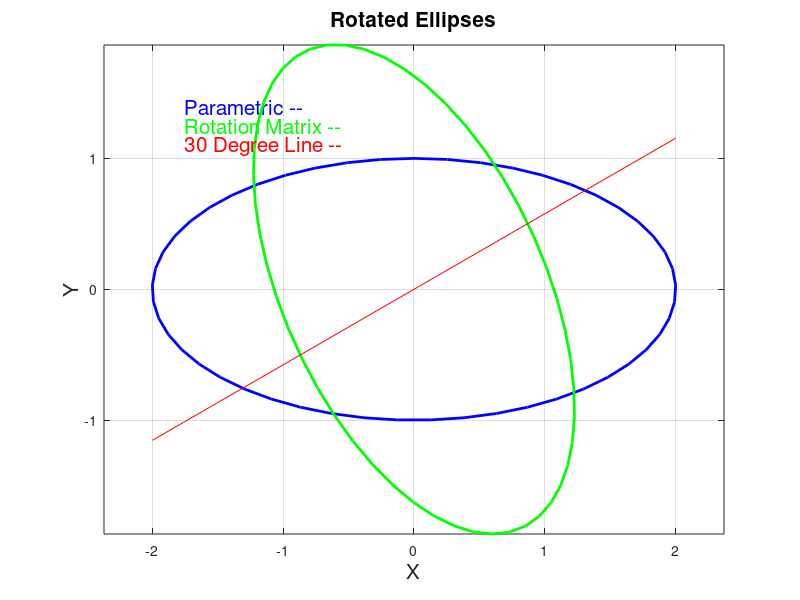

Write the MATLAB code that produced this figure.
format shortg;
format compact;
fontSize = 15;

% Parameterize the equation.
t          = linspace(0, 360, 50);
phaseShift = 0;
xAmplitude = 2;
yAmplitude = 1;
x          = xAmplitude * sind(t + phaseShift);
y          = yAmplitude * cosd(t);

% Now plot the rotated ellipse.
plot(x, y, 'b-', 'LineWidth', 2);
axis equal;
grid on;
xlabel('X', 'FontSize', fontSize);
ylabel('Y', 'FontSize', fontSize);
title('Rotated Ellipses', 'FontSize', fontSize);
text(-1.75, 1.4, 'Parametric --', 'Color', 'b', 'FontSize', fontSize);

% Now plot another ellipse and multiply it by a rotation matrix.
% http://www.maa.org/joma/Volume8/Kalman/General.html
rotationAngle   = -65.791;
transformMatrix = [cosd(rotationAngle), sind(rotationAngle); ...
                  -sind(rotationAngle), cosd(rotationAngle)];
xAligned        = xAmplitude * sind(t);
yAligned        = yAmplitude * cosd(t);
xyAligned       = [xAligned; yAligned]';
xyRotated       = xyAligned * transformMatrix;
xRotated        = xyRotated(:, 1);
yRotated        = xyRotated(:, 2);

hold on;
plot(xRotated, yRotated, 'g-', 'LineWidth', 2);

% Plot a line at 30 degrees
slope = tand(30);
x1    = min(x(:));
y1    = slope * x1;
x2    = max(x(:));
y2    = slope * x2;

line([x1 x2], [y1 y2], 'Color', 'r');
text(-1.75, 1.25, 'Rotation Matrix --', 'Color', 'g', 'FontSize', fontSize);
text(-1.75, 1.10, '30 Degree Line --', 'Color', 'r', 'FontSize', fontSize);

% Enlarge figure to full screen.
set(gcf, 'units', 'normalized', 'outerposition', [0 0 1 1]);
hold off;